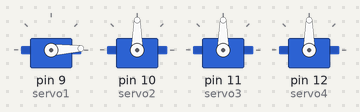
Simulated run of this sketch. Board: Arduino Uno, built with avr-gcc and run on an emulated ATmega328P. On the bench: 4 × servo.

Above: at 0.05 s.
At 1.75 s:
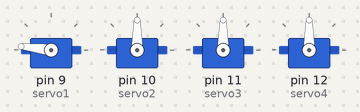
At 3.45 s:
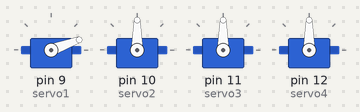
At 7.3 s:
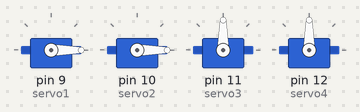
At 10.9 s:
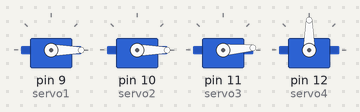
At 14.55 s:
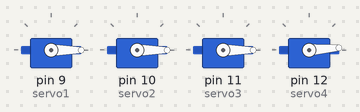
Timing chart, 0 to 19.0 s (numbered marks = the images above):
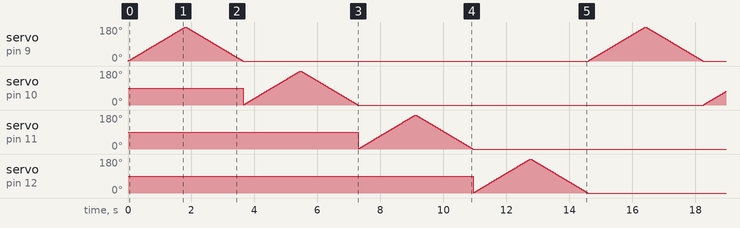

The sketch:

4Servos.ino
```cpp
#include <Servo.h>
Servo servo1;
Servo servo2;
Servo servo3;
Servo servo4;


int pos = 0;

void setup() {
  servo1.attach(9);
  servo2.attach(10);
  servo3.attach(11);
  servo4.attach(12);
}

void loop() {
  for (pos = 0; pos <= 180; pos += 1) {

    servo1.write(pos);
    delay(10);
  }
  for (pos = 180; pos >= 0; pos -= 1) {
    servo1.write(pos);
    delay(10);
  }
  for (pos = 0; pos <= 180; pos += 1) {

    servo2.write(pos);
    delay(10);
  }
  for (pos = 180; pos >= 0; pos -= 1) {
    servo2.write(pos);
    delay(10);
  }
  for (pos = 0; pos <= 180; pos += 1) {

    servo3.write(pos);
    delay(10);
  }
  for (pos = 180; pos >= 0; pos -= 1) {
    servo3.write(pos);
    delay(10);
  }
  for (pos = 0; pos <= 180; pos += 1) {

    servo4.write(pos);
    delay(10);
  }
  for (pos = 180; pos >= 0; pos -= 1) {
    servo4.write(pos);
    delay(10);
  }
}
```
